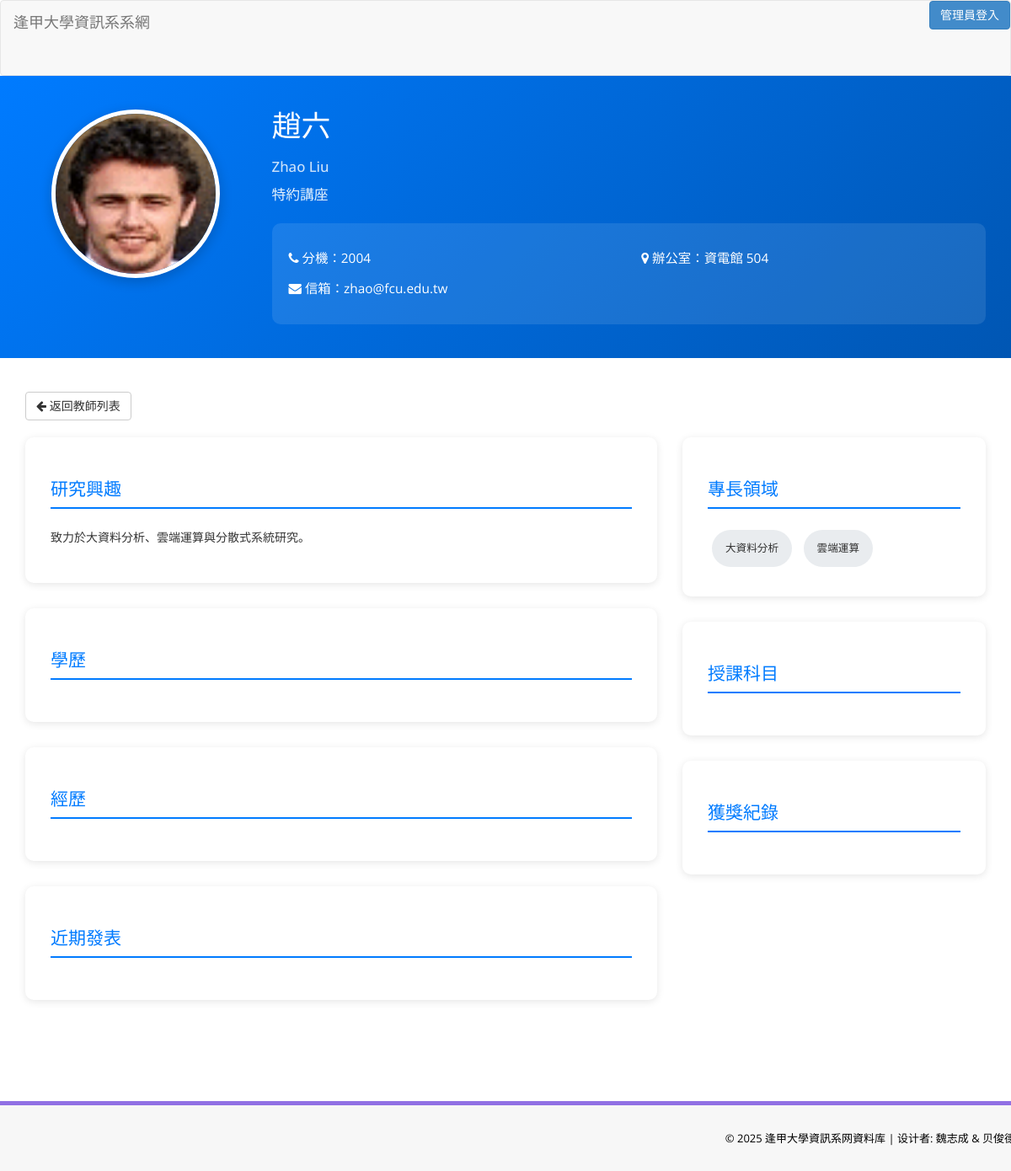
The page /faculty-profile.php?id=zhao_liu on the database its author committed.
### tables this page shows
CREATE TABLE IF NOT EXISTS `faculty_members` (
    `id` INT(11) NOT NULL AUTO_INCREMENT,
    `faculty_id` VARCHAR(50) NOT NULL UNIQUE COMMENT '教師編號',
    `name` VARCHAR(100) NOT NULL COMMENT '姓名',
    `name_en` VARCHAR(100) DEFAULT NULL COMMENT '英文姓名',
    `category` ENUM('系主任', '榮譽特聘講座', '講座教授', '特約講座', '特聘教授', '專任教師', '兼任教師', '退休老師') NOT NULL COMMENT '教師類別',
    `extension` VARCHAR(20) DEFAULT NULL COMMENT '分機號碼',
    `email` VARCHAR(100) DEFAULT NULL COMMENT '電子郵件',
    `office` VARCHAR(100) DEFAULT NULL COMMENT '辦公室位置',
    `photo` VARCHAR(255) DEFAULT 'assets/img/faculty/default.jpg' COMMENT '照片路徑',
    `research_interests` TEXT DEFAULT NULL COMMENT '研究興趣',
    `personal_website` VARCHAR(255) DEFAULT NULL COMMENT '個人網站',
    `status` ENUM('active', 'inactive') DEFAULT 'active' COMMENT '狀態',
    `display_order` INT(11) DEFAULT 0 COMMENT '顯示順序',
    `created_at` TIMESTAMP DEFAULT CURRENT_TIMESTAMP,
    `updated_at` TIMESTAMP DEFAULT CURRENT_TIMESTAMP ON UPDATE CURRENT_TIMESTAMP,
    PRIMARY KEY (`id`),
    KEY `idx_category` (`category`),
    KEY `idx_status` (`status`),
    KEY `idx_display_order` (`display_order`)
);

### faculty-profile.php (the view, shortened to what this page needs)
<?php
include('includes/config.php');
$facultyId = isset($_GET['id']) ? $_GET['id'] : '';
$facultyData = null;
if (!empty($facultyId)) {
    try {
        $stmt = $dbh->prepare("SELECT * FROM faculty_members WHERE faculty_id = :faculty_id AND status = 'active'");
        $stmt->execute([':faculty_id' => $facultyId]);
        $faculty = $stmt->fetch(PDO::FETCH_ASSOC);
        if ($faculty) {
            $specialtyStmt = $dbh->prepare("SELECT specialty FROM faculty_specialties WHERE faculty_id = :faculty_id");
            $specialtyStmt->execute([':faculty_id' => $facultyId]);
            $specialties = $specialtyStmt->fetchAll(PDO::FETCH_COLUMN);
            $educationStmt = $dbh->prepare("SELECT * FROM faculty_education WHERE faculty_id = :faculty_id ORDER BY display_order ASC");
            $educationStmt->execute([':faculty_id' => $facultyId]);
            $education = $educationStmt->fetchAll(PDO::FETCH_ASSOC);
            $experienceStmt = $dbh->prepare("SELECT * FROM faculty_experience WHERE faculty_id = :faculty_id ORDER BY display_order ASC");
            $experienceStmt->execute([':faculty_id' => $facultyId]);
            $experience = $experienceStmt->fetchAll(PDO::FETCH_ASSOC);
            $coursesStmt = $dbh->prepare("SELECT * FROM faculty_courses WHERE faculty_id = :faculty_id AND is_current = 1");
            $coursesStmt->execute([':faculty_id' => $facultyId]);
            $courses = $coursesStmt->fetchAll(PDO::FETCH_ASSOC);
            $publicationsStmt = $dbh->prepare("SELECT * FROM faculty_publications WHERE faculty_id = :faculty_id ORDER BY year DESC, display_order ASC");
            $publicationsStmt->execute([':faculty_id' => $facultyId]);
            $publications = $publicationsStmt->fetchAll(PDO::FETCH_ASSOC);
            $awardsStmt = $dbh->prepare("SELECT * FROM faculty_awards WHERE faculty_id = :faculty_id ORDER BY year DESC, display_order ASC");
            $awardsStmt->execute([':faculty_id' => $facultyId]);
            $awards = $awardsStmt->fetchAll(PDO::FETCH_ASSOC);
            $facultyData = [
                'name' => $faculty['name'],
                'name_en' => $faculty['name_en'],
                'category' => $faculty['category'],
                'extension' => $faculty['extension'] ?: '-',
                'email' => $faculty['email'],
                'office' => $faculty['office'],
                'specialties' => $specialties,
                'photo' => $faculty['photo'] ?: 'assets/img/faculty/default.jpg',
                'research_interests' => $faculty['research_interests'],
                'personal_website' => $faculty['personal_website'],
                'education' => $education,
                'experience' => $experience,
                'courses' => array_column($courses, 'course_name'),
                'publications' => $publications,
                'awards' => $awards
            ];
        } else {
            $error = '找不到指定的教師資料';
        }
    } catch (PDOException $e) {
        $error = '資料庫連接錯誤，使用測試資料';
    }
}
?>
<!DOCTYPE html>
<html xmlns="http://www.w3.org/1999/xhtml">
<head>
    <link href="assets/css/bootstrap.css" rel="stylesheet">
    <link href="assets/css/font-awesome.css" rel="stylesheet">
    <link href="assets/css/style.css" rel="stylesheet">
</head>
<body>
    <nav class="navbar navbar-default navbar-cls-top" role="navigation" style="margin-bottom: 0">
        <div class="navbar-header">
            <a class="navbar-brand" href="index.php">逢甲大學資訊系系網</a>
        </div>
        <div class="header-right" style="text-align: right;">
            <a href="admin/adminlogin.php" class="btn btn-primary" title="管理員登入">管理員登入</a>
        </div>
    </nav>
    <div class="profile-header">        <div class="container">
            <div class="row">
                <div class="col-md-3 text-center">
                    <img src="<?php echo htmlspecialchars($facultyData['photo']); ?>" alt="<?php echo htmlspecialchars($facultyData['name']); ?>" class="profile-photo">
                </div>
                <div class="col-md-9">
                    <div class="profile-info">
                        <h1><?php echo htmlspecialchars($facultyData['name']); ?></h1>
                        <?php if (isset($facultyData['name_en'])): ?>
                        <h2 style="font-size: 1.2em; opacity: 0.8;"><?php echo htmlspecialchars($facultyData['name_en']); ?></h2>
                        <?php endif; ?>
                        <div class="category"><?php echo htmlspecialchars($facultyData['category']); ?></div>
                        <div class="contact-info">
                            <div class="row">
                                <div class="col-md-6">
                                    <p><i class="fa fa-phone"></i> 分機：<?php echo htmlspecialchars($facultyData['extension']); ?></p>
                                    <p><i class="fa fa-envelope"></i> 信箱：<a href="mailto:<?php echo htmlspecialchars($facultyData['email']); ?>" style="color: white;"><?php echo htmlspecialchars($facultyData['email']); ?></a></p>
                                </div>
                                <div class="col-md-6">
                                    <?php if (isset($facultyData['office'])): ?>
                                    <p><i class="fa fa-map-marker"></i> 辦公室：<?php echo htmlspecialchars($facultyData['office']); ?></p>
                                    <?php endif; ?>
                                </div>
                            </div>
                        </div>
                    </div>
                </div>
            </div>
        </div>
    </div>
    <div class="content-wrapper">
        <div class="container">
            <div class="back-btn">
                <a href="faculty.php" class="btn btn-default"><i class="fa fa-arrow-left"></i> 返回教師列表</a>
            </div>
            <div class="row">
                <div class="col-md-8">
                    <div class="section-card">
                        <h3 class="section-title">研究興趣</h3>
                        <p><?php echo htmlspecialchars($facultyData['research_interests']); ?></p>
                    </div>
                    <?php if (isset($facultyData['education'])): ?>
                    <div class="section-card">
                        <h3 class="section-title">學歷</h3>
                    </div>
                    <?php endif; ?>
                    <?php if (isset($facultyData['experience'])): ?>
                    <div class="section-card">
                        <h3 class="section-title">經歷</h3>
                    </div>
                    <?php endif; ?>
                    <?php if (isset($facultyData['publications'])): ?>
                    <div class="section-card">
                        <h3 class="section-title">近期發表</h3>
                    </div>
                    <?php endif; ?>
                </div>
                <div class="col-md-4">
                    <div class="section-card">
                        <h3 class="section-title">專長領域</h3>
                        <?php foreach ($facultyData['specialties'] as $specialty): ?>
                        <span class="specialty-tag"><?php echo htmlspecialchars($specialty); ?></span>
                        <?php endforeach; ?>
                    </div>
                    <?php if (isset($facultyData['courses'])): ?>
                    <div class="section-card">
                        <h3 class="section-title">授課科目</h3>
                    </div>
                    <?php endif; ?>
                    <?php if (isset($facultyData['awards'])): ?>
                    <div class="section-card">
                        <h3 class="section-title">獲獎紀錄</h3>
                    </div>
                    <?php endif; ?>
                </div>
            </div>
        </div>
    </div>
    <?php include('includes/footer.php');?>
</body>
</html>

### assets/css/style.css (style rules this page uses)
.content-wrapper { margin-top: 40px; min-height:800px; padding-bottom:90px; }
.navbar { min-height: 90px; margin-bottom: 0px; }

### faculty-profile.php (style rules this page uses)
.profile-header { background: linear-gradient(135deg, #007bff, #0056b3); color: white; padding: 40px 0; margin-bottom: 30px; }
.profile-photo { width: 200px; height: 200px; border-radius: 50%; object-fit: cover; border: 5px solid white; box-shadow: 0 4px 15px rgba(0,0,0,0.2); }
.profile-info h1 { margin: 0; font-size: 2.5em; font-weight: 300; }
.profile-info .category { font-size: 1.2em; margin-bottom: 20px; opacity: 0.9; }
.contact-info { background: rgba(255,255,255,0.1); padding: 20px; border-radius: 10px; margin-top: 20px; }
.contact-info p { margin: 8px 0; font-size: 1.1em; }
.section-card { background: white; border-radius: 10px; padding: 30px; margin-bottom: 30px; box-shadow: 0 2px 10px rgba(0,0,0,0.1); }
.section-title { color: #007bff; border-bottom: 2px solid #007bff; padding-bottom: 10px; margin-bottom: 20px; font-size: 1.5em; }
.specialty-tag { display: inline-block; background: #e9ecef; padding: 8px 16px; margin: 5px; border-radius: 25px; font-size: 0.9em; }
.back-btn { margin-bottom: 20px; }

### rows shown on the page
faculty_members: photo (placeholder picture), name "趙六", name_en "Zhao Liu", category "特約講座", extension "2004", email "zhao@fcu.edu.tw", office "資電館 504", research_interests "致力於大資料分析、雲端運算與分散式系統研究。"

### other values the page prints
$specialty "大資料分析"
$specialty "雲端運算"
